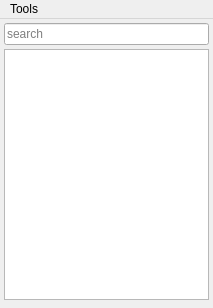
<?xml version="1.0" encoding="UTF-8"?>
<ui version="4.0">
 <class>MainWindow</class>
 <widget class="QMainWindow" name="MainWindow">
  <property name="windowModality">
   <enum>Qt::NonModal</enum>
  </property>
  <property name="geometry">
   <rect>
    <x>0</x>
    <y>0</y>
    <width>213</width>
    <height>308</height>
   </rect>
  </property>
  <property name="sizePolicy">
   <sizepolicy hsizetype="Preferred" vsizetype="Preferred">
    <horstretch>0</horstretch>
    <verstretch>0</verstretch>
   </sizepolicy>
  </property>
  <property name="windowTitle">
   <string>legi-tools</string>
  </property>
  <property name="documentMode">
   <bool>false</bool>
  </property>
  <property name="unifiedTitleAndToolBarOnMac">
   <bool>false</bool>
  </property>
  <widget class="QWidget" name="centralWidget">
   <layout class="QVBoxLayout" name="verticalLayout_2">
    <property name="spacing">
     <number>4</number>
    </property>
    <property name="leftMargin">
     <number>0</number>
    </property>
    <property name="topMargin">
     <number>0</number>
    </property>
    <property name="rightMargin">
     <number>4</number>
    </property>
    <property name="bottomMargin">
     <number>4</number>
    </property>
    <item>
     <layout class="QVBoxLayout" name="verticalLayout">
      <property name="spacing">
       <number>4</number>
      </property>
      <property name="leftMargin">
       <number>4</number>
      </property>
      <property name="topMargin">
       <number>4</number>
      </property>
      <property name="bottomMargin">
       <number>4</number>
      </property>
      <item>
       <widget class="MyLineEdit" name="lineEdit">
        <property name="contextMenuPolicy">
         <enum>Qt::DefaultContextMenu</enum>
        </property>
        <property name="acceptDrops">
         <bool>false</bool>
        </property>
        <property name="placeholderText">
         <string>search</string>
        </property>
        <property name="cursorMoveStyle">
         <enum>Qt::LogicalMoveStyle</enum>
        </property>
        <property name="clearButtonEnabled">
         <bool>true</bool>
        </property>
       </widget>
      </item>
      <item>
       <widget class="QListWidget" name="listWidget">
        <property name="font">
         <font>
          <family>Rachana</family>
          <pointsize>13</pointsize>
         </font>
        </property>
        <property name="focusPolicy">
         <enum>Qt::NoFocus</enum>
        </property>
        <property name="autoFillBackground">
         <bool>false</bool>
        </property>
        <property name="horizontalScrollBarPolicy">
         <enum>Qt::ScrollBarAlwaysOff</enum>
        </property>
        <property name="editTriggers">
         <set>QAbstractItemView::NoEditTriggers</set>
        </property>
        <property name="tabKeyNavigation">
         <bool>true</bool>
        </property>
        <property name="showDropIndicator" stdset="0">
         <bool>false</bool>
        </property>
        <property name="alternatingRowColors">
         <bool>true</bool>
        </property>
        <property name="selectionBehavior">
         <enum>QAbstractItemView::SelectItems</enum>
        </property>
        <property name="flow">
         <enum>QListView::LeftToRight</enum>
        </property>
        <property name="isWrapping" stdset="0">
         <bool>true</bool>
        </property>
        <property name="resizeMode">
         <enum>QListView::Adjust</enum>
        </property>
        <property name="layoutMode">
         <enum>QListView::SinglePass</enum>
        </property>
        <property name="viewMode">
         <enum>QListView::ListMode</enum>
        </property>
        <property name="uniformItemSizes">
         <bool>false</bool>
        </property>
        <property name="selectionRectVisible">
         <bool>false</bool>
        </property>
        <property name="sortingEnabled">
         <bool>false</bool>
        </property>
       </widget>
      </item>
     </layout>
    </item>
   </layout>
  </widget>
  <widget class="QMenuBar" name="menuBar">
   <property name="geometry">
    <rect>
     <x>0</x>
     <y>0</y>
     <width>213</width>
     <height>22</height>
    </rect>
   </property>
   <property name="nativeMenuBar">
    <bool>true</bool>
   </property>
   <widget class="QMenu" name="menuTools">
    <property name="title">
     <string>Tools</string>
    </property>
    <addaction name="actionCheck_Numbers"/>
   </widget>
   <addaction name="menuTools"/>
  </widget>
  <action name="actionCheck_Nums">
   <property name="text">
    <string>Check Nums</string>
   </property>
  </action>
  <action name="actionCheck_Numbers">
   <property name="icon">
    <iconset resource="res/res.qrc">
     <normaloff>:/CheckBoxList_727_24.bmp</normaloff>:/CheckBoxList_727_24.bmp</iconset>
   </property>
   <property name="text">
    <string>Check Numbers</string>
   </property>
   <property name="shortcut">
    <string>Ctrl+N</string>
   </property>
  </action>
 </widget>
 <layoutdefault spacing="6" margin="11"/>
 <customwidgets>
  <customwidget>
   <class>MyLineEdit</class>
   <extends>QLineEdit</extends>
   <header>mylineedit.h</header>
  </customwidget>
 </customwidgets>
 <tabstops>
  <tabstop>listWidget</tabstop>
 </tabstops>
 <resources>
  <include location="res/res.qrc"/>
 </resources>
 <connections/>
</ui>
